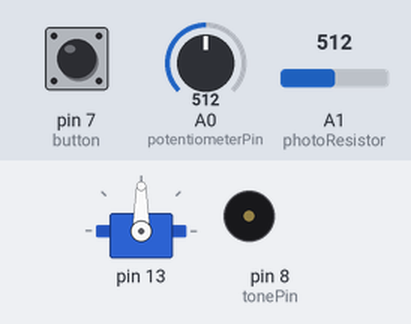
This sketch was run on a simulated Arduino Uno, built with avr-gcc and run on an emulated ATmega328P. Shown: servo, buzzer (waves = sounding). The test bench sets the inputs (shaded band); at power-on: pin 7 (button) LOW, A0 (potentiometerPin) = 512, A1 (photoResistor) = 512. What the sketch prints to the serial monitor is not drawn.

Above: at 1.2 s.
1.3 s: pin 7 (button) pulled HIGH for 1 s
At 2.7 s:
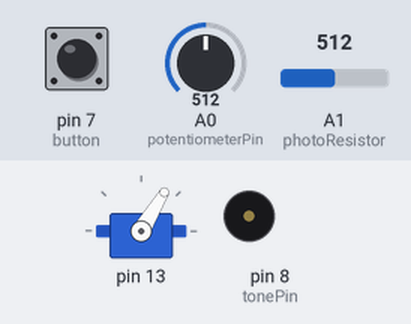
4.3 s: pin 7 (button) pulled HIGH for 0.15 s
At 4.5 s:
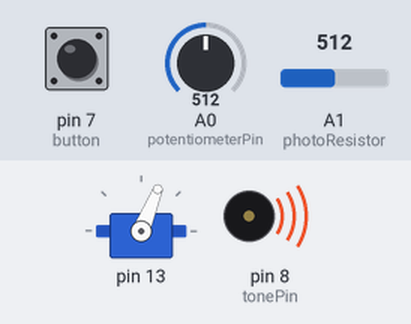
6.0 s: pin 7 (button) pulled HIGH for 3.2 s
At 9.7 s:
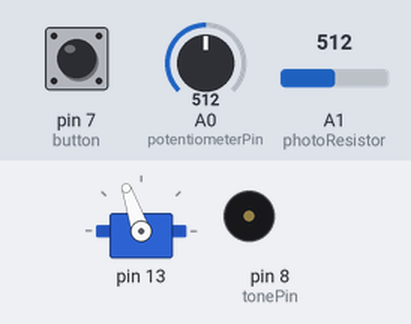
10.7 s: pin 7 (button) pulled HIGH for 1 s
At 10.86 s:
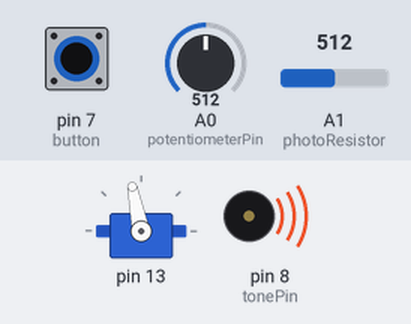
13.7 s: pin 7 (button) pulled HIGH for 3.2 s
At 17.7 s:
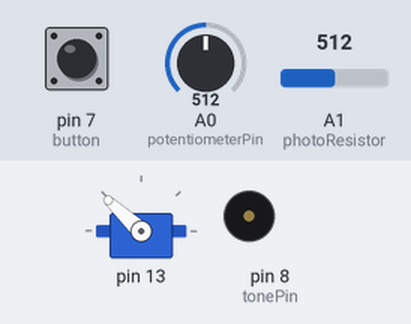
18.4 s: pin 7 (button) pulled HIGH for 0.15 s
At 19.4 s:
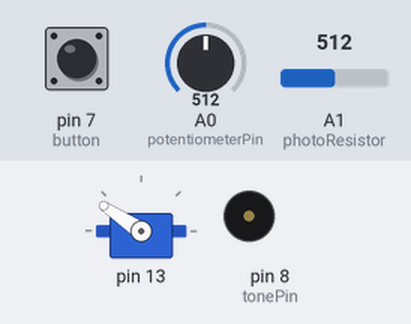
Timing chart, 0 to 21.0 s (numbered marks = the images above; inputs shaded):
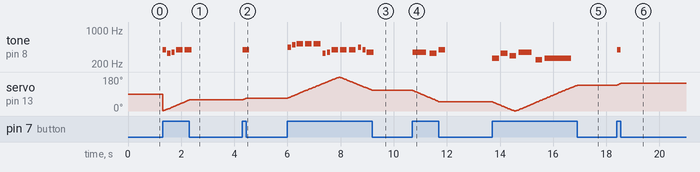

The sketch:

christmas.ino
```cpp
//including libraries
#include "pitches.h"
#include <Servo.h>

//making servo motor class without delay
class Sweeper
{
    Servo servo;
    int pos;
    int increment;
    int  updateInterval;
    unsigned long lastUpdate;

  public:
    Sweeper(int interval)
    {
      updateInterval = interval;
      increment = 1;
    }

    void Attach(int pin)
    {
      servo.attach(pin);
    }

    void Detach()
    {
      servo.detach();
    }

    //update position of servo
    void Update()
    {
      if ((millis() - lastUpdate) > updateInterval)
      {
        lastUpdate = millis();
        pos += increment;
        servo.write(pos);
        Serial.println(pos);
        if ((pos >= 180) || (pos <= 0))
        {
          // reverse direction
          increment = -increment;
        }
      }
    }
};

Sweeper sweeper1(15);

//'We Wish You A Merry Christmas' melody
int wish_melody[] = {
  NOTE_B3,
  NOTE_F4, NOTE_F4, NOTE_G4, NOTE_F4, NOTE_E4,
  NOTE_D4, NOTE_D4, NOTE_D4,
  NOTE_G4, NOTE_G4, NOTE_A4, NOTE_G4, NOTE_F4,
  NOTE_E4, NOTE_E4, NOTE_E4,
  NOTE_A4, NOTE_A4, NOTE_B4, NOTE_A4, NOTE_G4,
  NOTE_F4, NOTE_D4, NOTE_B3, NOTE_B3,
  NOTE_D4, NOTE_G4, NOTE_E4,
  NOTE_F4
};

//'We Wish You A Merry Christmas' tempo
int wish_tempo[] = {
  4,
  4, 8, 8, 8, 8,
  4, 4, 4,
  4, 8, 8, 8, 8,
  4, 4, 4,
  4, 8, 8, 8, 8,
  4, 4, 8, 8,
  4, 4, 4,
  2
};


//'Santa Claus is Coming To Town' melody
int santa_melody[] = {
  NOTE_G4,
  NOTE_E4, NOTE_F4, NOTE_G4, NOTE_G4, NOTE_G4,
  NOTE_A4, NOTE_B4, NOTE_C5, NOTE_C5, NOTE_C5,
  NOTE_E4, NOTE_F4, NOTE_G4, NOTE_G4, NOTE_G4,
  NOTE_A4, NOTE_G4, NOTE_F4, NOTE_F4,
  NOTE_E4, NOTE_G4, NOTE_C4, NOTE_E4,
  NOTE_D4, NOTE_F4, NOTE_B3,
  NOTE_C4
};

//'Santa Claus is Coming To Town' tempo
int santa_tempo[] = {
  8,
  8, 8, 4, 4, 4,
  8, 8, 4, 4, 4,
  8, 8, 4, 4, 4,
  8, 8, 4, 2,
  4, 4, 4, 4,
  4, 2, 4,
  1
};

//'Jingle Bells' melody
int jingle_melody[] = {
  NOTE_E5, NOTE_E5, NOTE_E5,
  NOTE_E5, NOTE_E5, NOTE_E5,
  NOTE_E5, NOTE_G5, NOTE_C5, NOTE_D5,
  NOTE_E5,
  NOTE_F5, NOTE_F5, NOTE_F5, NOTE_F5,
  NOTE_F5, NOTE_E5, NOTE_E5, NOTE_E5, NOTE_E5,
  NOTE_E5, NOTE_D5, NOTE_D5, NOTE_E5,
  NOTE_D5, NOTE_G5
};

//'Jingle Bells' tone
int jingle_tempo[] = {
  8, 8, 4,
  8, 8, 4,
  8, 8, 8, 8,
  2,
  8, 8, 8, 8,
  8, 8, 8, 16, 16,
  8, 8, 8, 8,
  4, 4
};

//Philippines National Anthem melody
int philippines_melody[] = {
  NOTE_F4, 0, NOTE_E4, 0, NOTE_G4, NOTE_F4, 0, NOTE_C4, 0, NOTE_G4, NOTE_A4, NOTE_AS4, NOTE_A4, 0, NOTE_G4, NOTE_A4, 0, NOTE_F4, 0,
  NOTE_F4, 0, NOTE_E4, 0, NOTE_G4, NOTE_F4, 0, NOTE_C4, 0, NOTE_G4, NOTE_A4, NOTE_AS4, NOTE_A4, 0, NOTE_G4, NOTE_F4, 0,

  NOTE_F4, NOTE_E4, NOTE_F4, NOTE_G4, NOTE_G4, NOTE_C4, NOTE_C4, NOTE_G4, NOTE_G4, NOTE_C4, NOTE_C4, NOTE_A4, NOTE_AS4, NOTE_C5, NOTE_D5, NOTE_C5, 0,
  NOTE_F4, NOTE_E4, NOTE_F4, NOTE_G4, NOTE_G4, NOTE_C4, NOTE_C4, NOTE_G4, NOTE_G4, NOTE_C4, NOTE_C4, NOTE_A4, NOTE_AS4, NOTE_A4, NOTE_G4, NOTE_A4, NOTE_G4, NOTE_F4, 0,

  NOTE_F4, NOTE_D4, NOTE_F4, NOTE_AS4, 0, NOTE_AS4, 0, NOTE_C5, 0, NOTE_C5, 0, NOTE_D5, NOTE_C5, NOTE_AS4, NOTE_C5, NOTE_D5, 0,
  NOTE_DS5, NOTE_D5, NOTE_C5, NOTE_D5, 0, NOTE_AS4, 0, NOTE_C5, 0, NOTE_A4, 0, NOTE_A4, NOTE_AS4, 0,
};

//Philippines National Anthem tempo
int philippines_tempo[] = {
  4, 8, 8, 8, 8, 4, 8, 4, 8, 8, 8, 8, 8, 8, 8, 4, 8, 4, 8,
  4, 8, 8, 8, 8, 4, 8, 4, 8, 8, 8, 8, 8, 8, 8, 4, 8,

  8, 8, 8, 4, 8, 4, 8, 4, 8, 4, 8, 4, 8, 4, 8, 4, 8,
  8, 8, 8, 4, 8, 4, 8, 4, 8, 4, 8, 8, 8, 8, 8, 8, 8, 4, 8,

  8, 8, 8, 4, 8, 4, 8, 4, 8, 4, 8, 4, 8, 4, 8, 4, 8,
  8, 8, 8, 4, 8, 4, 8, 4, 8, 8, 8, 8, 4, 2,
};

//declaring PINs
const int tonePin = 8;
const int button = 7;
const int potentiometerPin = A0;
const int photoResistor = A1;

//declaring variables to avoid using delay() function
unsigned long currentNoteStartedAt = 0;
int thisNote = 0;
int millisToNextNote;

void setup() {
  Serial.begin(9600);
  pinMode(tonePin, OUTPUT);
  pinMode(button, INPUT);
  sweeper1.Attach(13);
}

void loop() {

  //read state of button and see if it's pressed
  int buttonState = digitalRead(button);

  //read state of potentiometer
  int sensorValue = analogRead (potentiometerPin);
  //map value of potentiometer from 0-1023 to 0-4 (not 0-3 because it makes the 3rd song emit weird tones)
  byte switchSong = map(sensorValue, 0, 1023, 0, 4);
  //allows user to see what number/song they're playing
  Serial.println(switchSong);

  //read state of photo resistor
  int photoValue = analogRead (photoResistor);
  //map value of potentiometer from 0-1023 to 0-2
  byte philippinesTrigger = map(photoValue, 0, 1023, 0, 2);
  //allows user to see if they are able to trigger the Philippine National Anthem
  Serial.println(philippinesTrigger);

  //declaring variable for seconds
  unsigned long currentMillis = millis();


  //if potentiometer gives 1 value and the button is pressed, turn servo motor and play the melody specified
  if ((switchSong == 1) && (buttonState == HIGH)) {
    sweeper1.Update();
    if (currentMillis - currentNoteStartedAt >= millisToNextNote) {
      int noteDuration = 1000 / wish_tempo[thisNote];
      tone(8, wish_melody[thisNote], noteDuration);
      millisToNextNote = noteDuration * 1.30;
      currentNoteStartedAt = currentMillis;
      thisNote++;
      if ( thisNote > + 29) {
        thisNote = 0;
      }
    }
  }

  //if potentiometer gives 2 value and the button is pressed, turn servo motor and play the melody specified
  if ((switchSong == 2) && (buttonState == HIGH)) {
    sweeper1.Update();
    if (currentMillis - currentNoteStartedAt >= millisToNextNote) {
      int noteDuration = 1000 / santa_tempo[thisNote];
      tone(8, santa_melody[thisNote], noteDuration);
      millisToNextNote = noteDuration * 1.30;
      currentNoteStartedAt = currentMillis;
      thisNote++;
      if ( thisNote > + 27) {
        thisNote = 0;
      }
    }
  }

  //if potentiometer gives 3 value and the button is pressed, turn servo motor and play the melody specified
  if ((switchSong == 3) && (buttonState == HIGH)) {
    sweeper1.Update();
    if (currentMillis - currentNoteStartedAt >= millisToNextNote) {
      int noteDuration = 1000 / jingle_tempo[thisNote];
      tone(8, jingle_melody[thisNote], noteDuration);
      millisToNextNote = noteDuration * 1.30;
      currentNoteStartedAt = currentMillis;
      thisNote++;
      if ( thisNote > + 25) {
        thisNote = 0;
      }
    }
  }

  //if potentiometer gives 0 value, photo resistor is covered/at 0, and the button is pressed, turn servo motor and play the melody specified
  if ((switchSong == 0) && (buttonState == HIGH) && (philippinesTrigger == 0)) {
    sweeper1.Update();
    if (currentMillis - currentNoteStartedAt >= millisToNextNote) {
      int noteDuration = 1000 / philippines_tempo[thisNote];
      tone(8, philippines_melody[thisNote], noteDuration);
      millisToNextNote = noteDuration * 1.30;
      currentNoteStartedAt = currentMillis;
      thisNote++;
      if ( thisNote > + 102) {
        thisNote = 0;
      }
    }
  }

}
```

pitches.h
```cpp
/*************************************************
 * Public Constants
 *************************************************/

#define NOTE_B0  31
#define NOTE_C1  33
#define NOTE_CS1 35
#define NOTE_D1  37
#define NOTE_DS1 39
#define NOTE_E1  41
#define NOTE_F1  44
#define NOTE_FS1 46
#define NOTE_G1  49
#define NOTE_GS1 52
#define NOTE_A1  55
#define NOTE_AS1 58
#define NOTE_B1  62
#define NOTE_C2  65
#define NOTE_CS2 69
#define NOTE_D2  73
#define NOTE_DS2 78
#define NOTE_E2  82
#define NOTE_F2  87
#define NOTE_FS2 93
#define NOTE_G2  98
#define NOTE_GS2 104
#define NOTE_A2  110
#define NOTE_AS2 117
#define NOTE_B2  123
#define NOTE_C3  131
#define NOTE_CS3 139
#define NOTE_D3  147
#define NOTE_DS3 156
#define NOTE_E3  165
#define NOTE_F3  175
#define NOTE_FS3 185
#define NOTE_G3  196
#define NOTE_GS3 208
#define NOTE_A3  220
#define NOTE_AS3 233
#define NOTE_B3  247
#define NOTE_C4  262
#define NOTE_CS4 277
#define NOTE_D4  294
#define NOTE_DS4 311
#define NOTE_E4  330
#define NOTE_F4  349
#define NOTE_FS4 370
#define NOTE_G4  392
#define NOTE_GS4 415
#define NOTE_A4  440
#define NOTE_AS4 466
#define NOTE_B4  494
#define NOTE_C5  523
#define NOTE_CS5 554
#define NOTE_D5  587
#define NOTE_DS5 622
#define NOTE_E5  659
#define NOTE_F5  698
#define NOTE_FS5 740
#define NOTE_G5  784
#define NOTE_GS5 831
#define NOTE_A5  880
#define NOTE_AS5 932
#define NOTE_B5  988
#define NOTE_C6  1047
#define NOTE_CS6 1109
#define NOTE_D6  1175
#define NOTE_DS6 1245
#define NOTE_E6  1319
#define NOTE_F6  1397
#define NOTE_FS6 1480
#define NOTE_G6  1568
#define NOTE_GS6 1661
#define NOTE_A6  1760
#define NOTE_AS6 1865
#define NOTE_B6  1976
#define NOTE_C7  2093
#define NOTE_CS7 2217
#define NOTE_D7  2349
#define NOTE_DS7 2489
#define NOTE_E7  2637
#define NOTE_F7  2794
#define NOTE_FS7 2960
#define NOTE_G7  3136
#define NOTE_GS7 3322
#define NOTE_A7  3520
#define NOTE_AS7 3729
#define NOTE_B7  3951
#define NOTE_C8  4186
#define NOTE_CS8 4435
#define NOTE_D8  4699
#define NOTE_DS8 4978
```

Measured:
- after the input at 1.3 s, tone on pin 8 (tonePin): plays 392 Hz for 0.13 s, 330 Hz for 0.13 s, 349 Hz for 0.13 s, 392 Hz for 0.25 s, 392 Hz for 0.25 s, starting at once
- after the input at 4.3 s, tone on pin 8 (tonePin): silent → 392 Hz at once, → silent 0.25 s later; servo on pin 13: 59° → 68° at once
- after the input at 6.0 s, tone on pin 8 (tonePin): plays 440 Hz for 0.13 s, 494 Hz for 0.13 s, 523 Hz for 0.25 s, 523 Hz for 0.25 s, 523 Hz for 0.25 s, 330 Hz for 0.13 s … (13 notes in this stretch), starting at once; servo on pin 13: rises from 68° to 179° in 1.9 s, then falls to 109° in 1.3 s
- after the input at 10.7 s, tone on pin 8 (tonePin): plays 349 Hz for 0.50 s, 330 Hz for 0.25 s, 392 Hz for 0.25 s, starting at once; servo on pin 13: moves from 109° to 49° over 0.99 s, starting at once
- after the input at 13.7 s, tone on pin 8 (tonePin): plays 262 Hz for 0.25 s, 330 Hz for 0.25 s, 294 Hz for 0.25 s, 349 Hz for 0.50 s, 247 Hz for 0.25 s, 262 Hz for 1.0 s, starting at once
- after the input at 18.4 s, tone on pin 8 (tonePin): silent → 392 Hz at once, → silent 0.13 s later; servo on pin 13: 137° → 146° at once
